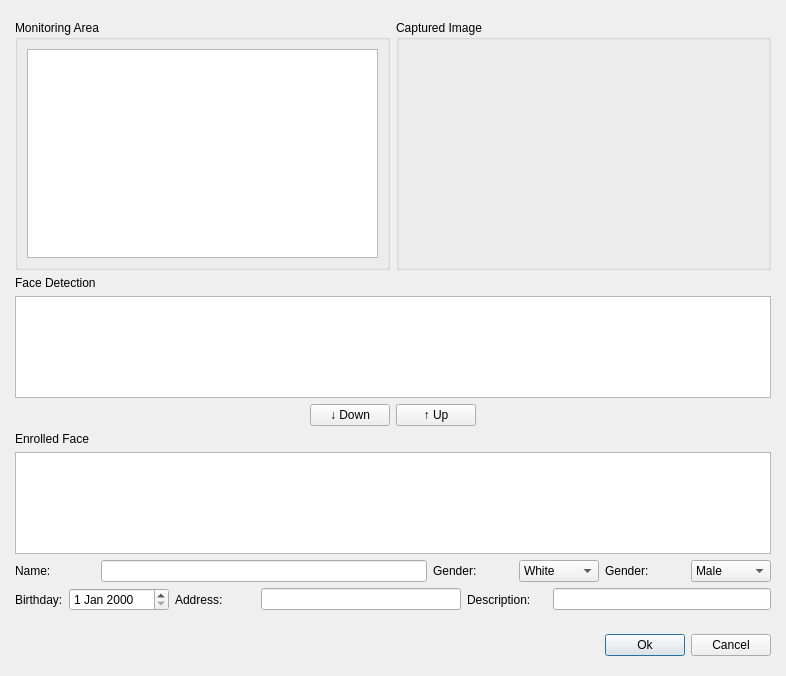
<?xml version="1.0" encoding="UTF-8"?>
<ui version="4.0">
 <class>AddBlackListFromCapturedDlg</class>
 <widget class="QDialog" name="AddBlackListFromCapturedDlg">
  <property name="geometry">
   <rect>
    <x>0</x>
    <y>0</y>
    <width>786</width>
    <height>676</height>
   </rect>
  </property>
  <property name="minimumSize">
   <size>
    <width>0</width>
    <height>0</height>
   </size>
  </property>
  <property name="maximumSize">
   <size>
    <width>900</width>
    <height>900</height>
   </size>
  </property>
  <property name="windowTitle">
   <string>Add Black List</string>
  </property>
  <layout class="QGridLayout" name="gridLayout_3" columnstretch="1,1">
   <property name="leftMargin">
    <number>15</number>
   </property>
   <property name="topMargin">
    <number>20</number>
   </property>
   <property name="rightMargin">
    <number>15</number>
   </property>
   <property name="bottomMargin">
    <number>20</number>
   </property>
   <property name="spacing">
    <number>6</number>
   </property>
   <item row="0" column="0">
    <widget class="QGroupBox" name="groupMonitoringArea">
     <property name="title">
      <string>Monitoring Area</string>
     </property>
     <layout class="QGridLayout" name="gridLayout_2">
      <item row="1" column="0">
       <widget class="QTreeView" name="viewArea"/>
      </item>
     </layout>
    </widget>
   </item>
   <item row="0" column="1">
    <widget class="QGroupBox" name="groupCapturedImage">
     <property name="minimumSize">
      <size>
       <width>0</width>
       <height>250</height>
      </size>
     </property>
     <property name="title">
      <string>Captured Image</string>
     </property>
     <layout class="QGridLayout" name="gridLayout">
      <property name="leftMargin">
       <number>0</number>
      </property>
      <property name="topMargin">
       <number>0</number>
      </property>
      <property name="rightMargin">
       <number>0</number>
      </property>
      <property name="bottomMargin">
       <number>0</number>
      </property>
      <property name="spacing">
       <number>0</number>
      </property>
      <item row="0" column="0">
       <widget class="QLabel" name="lblScene">
        <property name="text">
         <string/>
        </property>
        <property name="alignment">
         <set>Qt::AlignCenter</set>
        </property>
       </widget>
      </item>
     </layout>
    </widget>
   </item>
   <item row="2" column="0" colspan="2">
    <widget class="NoKeyGraphicsView" name="viewDetection">
     <property name="minimumSize">
      <size>
       <width>0</width>
       <height>102</height>
      </size>
     </property>
     <property name="maximumSize">
      <size>
       <width>16777215</width>
       <height>102</height>
      </size>
     </property>
    </widget>
   </item>
   <item row="4" column="0">
    <widget class="QLabel" name="lblEnrolledFace">
     <property name="text">
      <string>Enrolled Face</string>
     </property>
    </widget>
   </item>
   <item row="5" column="0" colspan="2">
    <widget class="NoKeyGraphicsView" name="viewEnroll">
     <property name="minimumSize">
      <size>
       <width>0</width>
       <height>102</height>
      </size>
     </property>
     <property name="maximumSize">
      <size>
       <width>16777215</width>
       <height>102</height>
      </size>
     </property>
    </widget>
   </item>
   <item row="6" column="0" colspan="2">
    <layout class="QHBoxLayout" name="horizontalLayout_8">
     <item>
      <layout class="QHBoxLayout" name="horizontalLayout">
       <item>
        <widget class="QLabel" name="lblName">
         <property name="minimumSize">
          <size>
           <width>80</width>
           <height>0</height>
          </size>
         </property>
         <property name="maximumSize">
          <size>
           <width>80</width>
           <height>16777215</height>
          </size>
         </property>
         <property name="text">
          <string>Name:</string>
         </property>
        </widget>
       </item>
       <item>
        <widget class="QLineEdit" name="editName">
         <property name="minimumSize">
          <size>
           <width>0</width>
           <height>0</height>
          </size>
         </property>
         <property name="maximumSize">
          <size>
           <width>16777215</width>
           <height>16777215</height>
          </size>
         </property>
        </widget>
       </item>
      </layout>
     </item>
     <item>
      <layout class="QHBoxLayout" name="horizontalLayout_10">
       <item>
        <widget class="QLabel" name="lblPersonType">
         <property name="minimumSize">
          <size>
           <width>80</width>
           <height>0</height>
          </size>
         </property>
         <property name="maximumSize">
          <size>
           <width>80</width>
           <height>16777215</height>
          </size>
         </property>
         <property name="text">
          <string>Gender:</string>
         </property>
        </widget>
       </item>
       <item>
        <widget class="QComboBox" name="comboPeronType">
         <property name="minimumSize">
          <size>
           <width>80</width>
           <height>0</height>
          </size>
         </property>
         <item>
          <property name="text">
           <string>White</string>
          </property>
         </item>
         <item>
          <property name="text">
           <string>Black</string>
          </property>
         </item>
        </widget>
       </item>
      </layout>
     </item>
     <item>
      <layout class="QHBoxLayout" name="horizontalLayout_2">
       <item>
        <widget class="QLabel" name="lblGender">
         <property name="minimumSize">
          <size>
           <width>80</width>
           <height>0</height>
          </size>
         </property>
         <property name="maximumSize">
          <size>
           <width>80</width>
           <height>16777215</height>
          </size>
         </property>
         <property name="text">
          <string>Gender:</string>
         </property>
        </widget>
       </item>
       <item>
        <widget class="QComboBox" name="comboGender">
         <property name="minimumSize">
          <size>
           <width>80</width>
           <height>0</height>
          </size>
         </property>
         <item>
          <property name="text">
           <string>Male</string>
          </property>
         </item>
         <item>
          <property name="text">
           <string>Famale</string>
          </property>
         </item>
        </widget>
       </item>
      </layout>
     </item>
    </layout>
   </item>
   <item row="7" column="0" colspan="2">
    <layout class="QHBoxLayout" name="horizontalLayout_9">
     <item>
      <layout class="QHBoxLayout" name="horizontalLayout_6">
       <item>
        <layout class="QHBoxLayout" name="horizontalLayout_3">
         <item>
          <widget class="QLabel" name="lblBirthday">
           <property name="text">
            <string>Birthday:</string>
           </property>
          </widget>
         </item>
         <item>
          <widget class="QDateEdit" name="editBirthday">
           <property name="minimumSize">
            <size>
             <width>100</width>
             <height>0</height>
            </size>
           </property>
          </widget>
         </item>
        </layout>
       </item>
       <item>
        <widget class="QLabel" name="lblAddress">
         <property name="minimumSize">
          <size>
           <width>80</width>
           <height>0</height>
          </size>
         </property>
         <property name="maximumSize">
          <size>
           <width>80</width>
           <height>16777215</height>
          </size>
         </property>
         <property name="text">
          <string>Address:</string>
         </property>
        </widget>
       </item>
       <item>
        <widget class="QLineEdit" name="editAddress">
         <property name="minimumSize">
          <size>
           <width>200</width>
           <height>0</height>
          </size>
         </property>
         <property name="maximumSize">
          <size>
           <width>16777215</width>
           <height>16777215</height>
          </size>
         </property>
        </widget>
       </item>
      </layout>
     </item>
     <item>
      <layout class="QHBoxLayout" name="horizontalLayout_4">
       <item>
        <widget class="QLabel" name="lblDescription">
         <property name="minimumSize">
          <size>
           <width>80</width>
           <height>0</height>
          </size>
         </property>
         <property name="maximumSize">
          <size>
           <width>80</width>
           <height>16777215</height>
          </size>
         </property>
         <property name="text">
          <string>Description:</string>
         </property>
        </widget>
       </item>
       <item>
        <widget class="QLineEdit" name="editDescription">
         <property name="maximumSize">
          <size>
           <width>16777215</width>
           <height>16777215</height>
          </size>
         </property>
        </widget>
       </item>
      </layout>
     </item>
    </layout>
   </item>
   <item row="8" column="1">
    <spacer name="verticalSpacer">
     <property name="orientation">
      <enum>Qt::Vertical</enum>
     </property>
     <property name="sizeHint" stdset="0">
      <size>
       <width>20</width>
       <height>0</height>
      </size>
     </property>
    </spacer>
   </item>
   <item row="9" column="0" colspan="2">
    <layout class="QHBoxLayout" name="horizontalLayout_7">
     <item>
      <spacer name="horizontalSpacer_3">
       <property name="orientation">
        <enum>Qt::Horizontal</enum>
       </property>
       <property name="sizeHint" stdset="0">
        <size>
         <width>40</width>
         <height>20</height>
        </size>
       </property>
      </spacer>
     </item>
     <item>
      <widget class="QPushButton" name="btnOk">
       <property name="text">
        <string>Ok</string>
       </property>
      </widget>
     </item>
     <item>
      <widget class="QPushButton" name="btnCancel">
       <property name="text">
        <string>Cancel</string>
       </property>
      </widget>
     </item>
    </layout>
   </item>
   <item row="3" column="0" colspan="2">
    <layout class="QHBoxLayout" name="horizontalLayout_5">
     <item>
      <spacer name="horizontalSpacer">
       <property name="orientation">
        <enum>Qt::Horizontal</enum>
       </property>
       <property name="sizeHint" stdset="0">
        <size>
         <width>40</width>
         <height>20</height>
        </size>
       </property>
      </spacer>
     </item>
     <item>
      <widget class="QPushButton" name="btnDown">
       <property name="text">
        <string>↓ Down</string>
       </property>
      </widget>
     </item>
     <item>
      <widget class="QPushButton" name="btnUp">
       <property name="text">
        <string>↑ Up</string>
       </property>
      </widget>
     </item>
     <item>
      <spacer name="horizontalSpacer_2">
       <property name="orientation">
        <enum>Qt::Horizontal</enum>
       </property>
       <property name="sizeHint" stdset="0">
        <size>
         <width>40</width>
         <height>20</height>
        </size>
       </property>
      </spacer>
     </item>
    </layout>
   </item>
   <item row="1" column="0" colspan="2">
    <widget class="QLabel" name="lblFaceDetection">
     <property name="text">
      <string>Face Detection</string>
     </property>
    </widget>
   </item>
  </layout>
 </widget>
 <customwidgets>
  <customwidget>
   <class>NoKeyGraphicsView</class>
   <extends>QGraphicsView</extends>
   <header>nokeygraphicsview.h</header>
  </customwidget>
 </customwidgets>
 <resources/>
 <connections/>
</ui>
